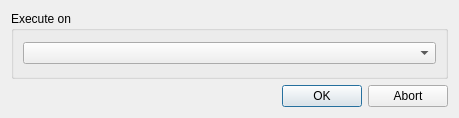
<?xml version="1.0" encoding="UTF-8"?>
<ui version="4.0">
 <class>tripConfig</class>
 <widget class="QDialog" name="tripConfig">
  <property name="geometry">
   <rect>
    <x>0</x>
    <y>0</y>
    <width>459</width>
    <height>118</height>
   </rect>
  </property>
  <property name="windowTitle">
   <string>TRiP98 Configuration</string>
  </property>
  <layout class="QVBoxLayout" name="verticalLayout">
   <item>
    <widget class="QGroupBox" name="configs">
     <property name="title">
      <string>Execute on</string>
     </property>
     <layout class="QVBoxLayout" name="verticalLayout_5">
      <item>
       <widget class="QComboBox" name="configs_comboBox">
        <property name="enabled">
         <bool>true</bool>
        </property>
       </widget>
      </item>
     </layout>
    </widget>
   </item>
   <item>
    <widget class="QDialogButtonBox" name="accept_buttonBox">
     <property name="standardButtons">
      <set>QDialogButtonBox::Abort|QDialogButtonBox::Ok</set>
     </property>
     <property name="centerButtons">
      <bool>false</bool>
     </property>
    </widget>
   </item>
  </layout>
 </widget>
 <resources/>
 <connections/>
</ui>
